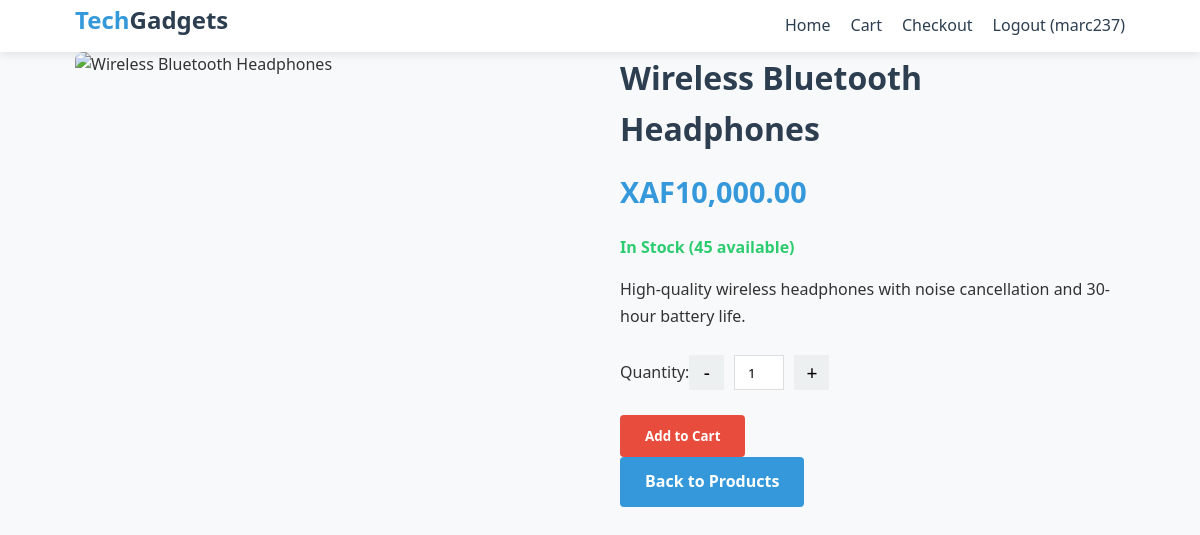
The page /product.php?id=1 (signed in) on the database its author committed.
### tables this page shows
CREATE TABLE `products` (
  `id` int(11) NOT NULL,
  `name` varchar(255) NOT NULL,
  `description` text DEFAULT NULL,
  `price` decimal(10,2) NOT NULL,
  `image_url` varchar(500) DEFAULT NULL,
  `stock_quantity` int(11) DEFAULT 0,
  `category` varchar(100) DEFAULT NULL,
  `created_at` timestamp NOT NULL DEFAULT current_timestamp(),
  `updated_at` timestamp NOT NULL DEFAULT current_timestamp() ON UPDATE current_timestamp()
);

### includes/functions.php (called while the page is built, shortened)
<?php
require_once 'config.php';
function getProductById($id) {
    global $pdo;
    $stmt = $pdo->prepare("SELECT * FROM products WHERE id = ?");
    $stmt->execute([$id]);
    return $stmt->fetch();
}
?>

### product.php (the view, shortened to what this page needs)
<?php
require_once 'includes/config.php';
require_once 'includes/functions.php';
$productId = intval($_GET['id']);
$product = getProductById($productId);
?>
<!DOCTYPE html>
<html lang="en">
<head>
    <link rel="stylesheet" href="assets/css/style.css">
</head>
<body>
    <header>
        <div class="container">
            <div class="header-content">
                <div class="logo">Tech<span>Gadgets</span></div>
                <nav>
                    <ul>
                        <li><a href="index.php">Home</a></li>
                        <li><a href="cart.php">Cart</a></li>
                        <?php if (isset($_SESSION['user_id'])): ?>
                            <li><a href="checkout.php">Checkout</a></li>
                            <li><a href="logout.php">Logout (<?php echo $_SESSION['username']; ?>)</a></li>
                        <?php else: ?>
                            <li><a href="login.php">Login</a></li>
                            <li><a href="register.php">Register</a></li>
                        <?php endif; ?>
                    </ul>
                </nav>
            </div>
        </div>
    </header>
    <main>
        <div class="container">
            <div class="product-details">
                <div class="product-image-large">
                    <img src="<?php echo $product['image_url']; ?>" alt="<?php echo $product['name']; ?>">
                </div>
                <div class="product-info-detail">
                    <h1><?php echo $product['name']; ?></h1>
                    <div class="product-price-detail">XAF<?php echo number_format($product['price'], 2); ?></div>
                    <div class="stock-info">
                        <?php if ($product['stock_quantity'] > 0): ?>
                            <span class="in-stock">In Stock (<?php echo $product['stock_quantity']; ?> available)</span>
                        <?php else: ?>
                            <span class="out-of-stock">Out of Stock</span>
                        <?php endif; ?>
                    </div>
                    <p class="product-description"><?php echo $product['description']; ?></p>
                    <?php if (isset($_SESSION['user_id'])): ?>
                        <form method="POST">
                            <div class="quantity-selector">
                                <label for="quantity">Quantity:</label>
                                <button type="button" id="decrease-qty">-</button>
                                <input type="number" id="quantity" name="quantity" value="1" min="1" max="<?php echo $product['stock_quantity']; ?>">
                                <button type="button" id="increase-qty">+</button>
                            </div>
                            <?php if ($product['stock_quantity'] > 0): ?>
                                <button type="submit" class="btn">Add to Cart</button>
                            <?php else: ?>
                                <button type="button" class="btn" disabled>Out of Stock</button>
                            <?php endif; ?>
                        </form>
                    <?php else: ?>
                        <p>Please <a href="login.php">login</a> to add items to your cart.</p>
                    <?php endif; ?>
                    <a href="index.php" class="btn btn-primary">Back to Products</a>
                </div>
            </div>
        </div>
    </main>
</body>
</html>

### assets/css/style.css (style rules this page uses)
:root { --primary: #3498db; --secondary: #2c3e50; --accent: #e74c3c; --light: #ecf0f1; --dark: #2c3e50; --success: #2ecc71; --warning: #f39c12; --danger: #e74c3c; }
* { margin: 0; padding: 0; box-sizing: border-box; font-family: 'Segoe UI', Tahoma, Geneva, Verdana, sans-serif; }
body { background-color: #f8f9fa; color: #333; line-height: 1.6; }
.container { width: 90%; max-width: 1200px; margin: 0 auto; padding: 0 15px; }
header { background-color: white; box-shadow: 0 2px 10px rgba(0, 0, 0, 0.1); position: sticky; top: 0; z-index: 100; }
.header-content { display: flex; justify-content: space-between; align-items: center; padding: 1px 0; }
.logo { font-size: 24px; font-weight: 700; color: var(--primary); }
.logo span { color: var(--secondary); }
nav ul { display: flex; list-style: none; }
nav ul li { margin-left: 20px; }
nav ul li a { text-decoration: none; color: var(--dark); font-weight: 500; transition: color 0.3s; }
.btn { display: inline-block; background-color: var(--accent); color: white; padding: 12px 25px; border-radius: 4px; text-decoration: none; font-weight: 600; transition: all 0.3s; border: none; cursor: pointer; }
.btn-primary { background-color: var(--primary); }
.product-details { display: flex; flex-wrap: wrap; gap: 40px; margin-bottom: 60px; }
.product-image-large { flex: 1; min-width: 300px; }
.product-image-large img { width: 100%; border-radius: 8px; }
.product-info-detail { flex: 1; min-width: 300px; }
.product-info-detail h1 { font-size: 2rem; margin-bottom: 15px; color: var(--secondary); }
.product-price-detail { font-size: 1.8rem; font-weight: 700; color: var(--primary); margin-bottom: 20px; }
.product-description { margin-bottom: 25px; line-height: 1.7; }
.quantity-selector { display: flex; align-items: center; margin-bottom: 25px; }
.quantity-selector button { background-color: var(--light); border: none; width: 35px; height: 35px; font-size: 1.2rem; cursor: pointer; }
.quantity-selector input { width: 50px; height: 35px; text-align: center; border: 1px solid #ddd; margin: 0 10px; }
.stock-info { margin-bottom: 15px; }
.in-stock { color: var(--success); font-weight: 600; }
.logo { height: 50px; width: auto; border-radius: 30%; object-fit: cover; }

### rows shown on the page
products: name "Wireless Bluetooth Headphones", price "10,000.00", stock_quantity "45", description "High-quality wireless headphones with noise cancellation and 30-hour battery life."

### other values the page prints
$_SESSION['username'] "marc237"
